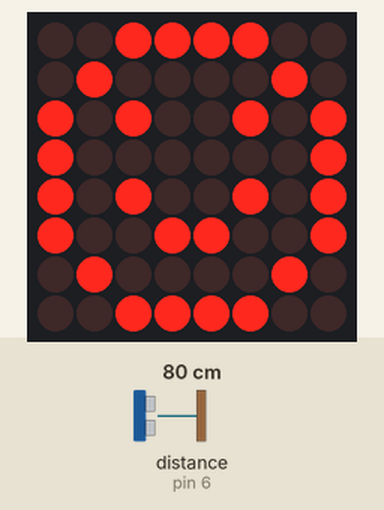
This sketch was run on a simulated Arduino Uno, built with avr-gcc and run on an emulated ATmega328P. Parts: 8×8 LED matrix. Wiring (inferred from the names in the program): ultrasonic range finder: trigger pin 7; echo pin 6. The inputs (shaded band) are chosen by the test bench; at power-on: distance to the obstacle (sensor on pin 6) 80 cm. The echo pulse lasts 58.3 µs per cm; what the sketch prints to the serial monitor is not drawn.

Above: at 1.2 s.
1.3 s: distance to the obstacle (sensor on pin 6) set to 2 cm
At 2.3 s:
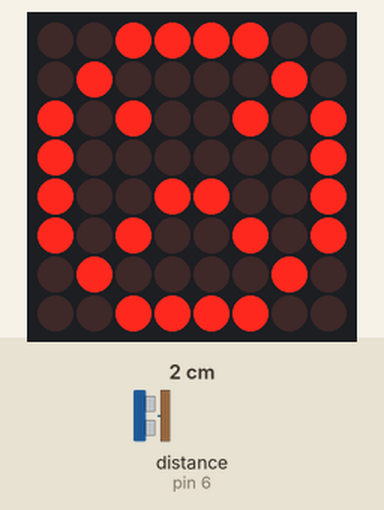
2.8 s: distance to the obstacle (sensor on pin 6) set to 35 cm
At 3.4 s:
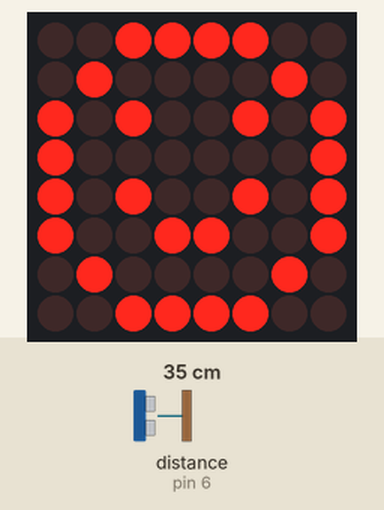
4.3 s: distance to the obstacle (sensor on pin 6) set to 4 cm
At 4.6 s:
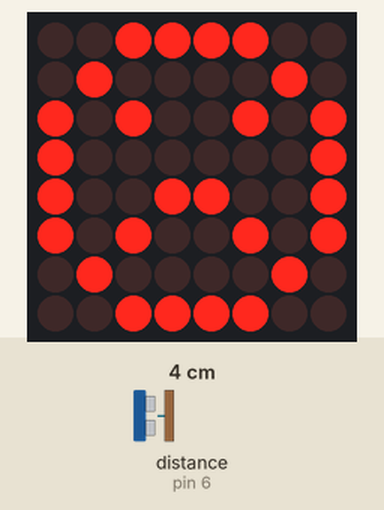
Timing chart, 0 to 7.3 s (numbered marks = the images above; inputs shaded):
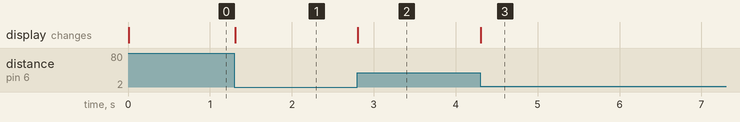

The sketch:

distance-sensor.ino
```cpp
#include "LedControl.h"

/*
DIN connects to pin 12
CLK connects to pin 11
CS connects to pin 10
*/
LedControl lc = LedControl(8,10,9,1); // create a new LedControl object


const int echoPin = 6;
const int trigPin = 7;

byte happy[8]   =   {0x3C,0x42,0xA5,0x81,0xA5,0x99,0x42,0x3C};
byte sad[8]     =   {0x3C,0x42,0xA5,0x81,0x99,0xA5,0x42,0x3C};


int getDistance() {
  // send a pulse
  digitalWrite(trigPin, LOW);
  delayMicroseconds(2);
  digitalWrite(trigPin, HIGH);
  delayMicroseconds(5);
  digitalWrite(trigPin, LOW);

  long duration = pulseIn(echoPin, HIGH);   // wait for the echo

  //int cm = duration / 29 / 2; // convert the time into a distance, the speed of sound is 29 microseconds per centimeter,

  return duration;
}


int getDistanceCM() {
  // send a pulse
  digitalWrite(trigPin, LOW);
  delayMicroseconds(2);
  digitalWrite(trigPin, HIGH);
  delayMicroseconds(5);
  digitalWrite(trigPin, LOW);

  long duration = pulseIn(echoPin, HIGH);   // wait for the echo

  int cm = duration / 29 / 2; // convert the time into a distance, the speed of sound is 29 microseconds per centimeter,

  return cm;
}

void setup(){
  lc.shutdown(0,false);
  lc.setIntensity(0,15);      //Adjust the brightness maximum is 15
  lc.clearDisplay(0);


  pinMode(echoPin, INPUT);
  pinMode(trigPin, OUTPUT);
  Serial.begin(9600); // serial communication initialize

}


void loop(){

  int distance = getDistanceCM();

  if(distance > 30) {
    showImage(happy);
  }
  else {
    showImage(sad);
  }


  Serial.println(distance);


}


void showImage(byte character [])
{
  int i = 0;
  for(i=0;i<8;i++)
  {
    lc.setRow(0,i,character[i]);
  }
}
```

Measured:
- after the input at 1.3 s, the display: changes at once (image 1)
- after the input at 2.8 s, the display: changes at once (image 2)
- after the input at 4.3 s, the display: changes at once (image 3)
